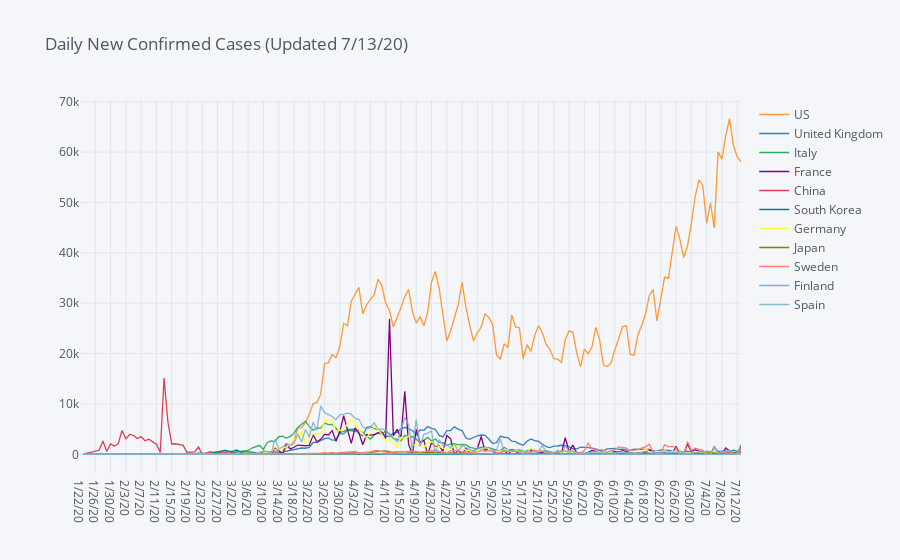

Write notebook code for a chart like this one.
### Markdown cell above
### Plot daily case loads

### Code cell
# plot line graph of country by new daily confirmed cases
country_daily.xs('Confirmed', axis=1, level=1).iplot(yaxis_type='linear', title='Daily New Confirmed Cases (Updated {})'.format(by_country.index.tolist()[-1]))

### Figure 1 — Plotly figure (JSON) as saved in the notebook; plotly's stock layout.template omitted (floating-point values rounded to 4 significant figures; data arrays with more than 128 entries replaced by an {"elided": "..."} marker saying what was removed)
{"data": [{"line": {"color": "rgba(255, 153, 51, 1.0)", "dash": "solid", "shape": "linear", "width": 1.3}, "mode": "lines", "name": "US", "text": "", "type": "scatter", "x": {"elided": "174 str values"}, "y": {"elided": "174 mixed values"}}, {"line": {"color": "rgba(55, 128, 191, 1.0)", "dash": "solid", "shape": "linear", "width": 1.3}, "mode": "lines", "name": "United Kingdom", "text": "", "type": "scatter", "x": {"elided": "174 str values"}, "y": {"elided": "174 mixed values"}}, {"line": {"color": "rgba(50, 171, 96, 1.0)", "dash": "solid", "shape": "linear", "width": 1.3}, "mode": "lines", "name": "Italy", "text": "", "type": "scatter", "x": {"elided": "174 str values"}, "y": {"elided": "174 mixed values"}}, {"line": {"color": "rgba(128, 0, 128, 1.0)", "dash": "solid", "shape": "linear", "width": 1.3}, "mode": "lines", "name": "France", "text": "", "type": "scatter", "x": {"elided": "174 str values"}, "y": {"elided": "174 mixed values"}}, {"line": {"color": "rgba(219, 64, 82, 1.0)", "dash": "solid", "shape": "linear", "width": 1.3}, "mode": "lines", "name": "China", "text": "", "type": "scatter", "x": {"elided": "174 str values"}, "y": {"elided": "174 mixed values"}}, {"line": {"color": "rgba(0, 128, 128, 1.0)", "dash": "solid", "shape": "linear", "width": 1.3}, "mode": "lines", "name": "South Korea", "text": "", "type": "scatter", "x": {"elided": "174 str values"}, "y": {"elided": "174 mixed values"}}, {"line": {"color": "rgba(255, 255, 51, 1.0)", "dash": "solid", "shape": "linear", "width": 1.3}, "mode": "lines", "name": "Germany", "text": "", "type": "scatter", "x": {"elided": "174 str values"}, "y": {"elided": "174 mixed values"}}, {"line": {"color": "rgba(128, 128, 0, 1.0)", "dash": "solid", "shape": "linear", "width": 1.3}, "mode": "lines", "name": "Japan", "text": "", "type": "scatter", "x": {"elided": "174 str values"}, "y": {"elided": "174 mixed values"}}, {"line": {"color": "rgba(251, 128, 114, 1.0)", "dash": "solid", "shape": "linear", "width": 1.3}, "mode": "lines", "name": "Sweden", "text": "", "type": "scatter", "x": {"elided": "174 str values"}, "y": {"elided": "174 mixed values"}}, {"line": {"color": "rgba(128, 177, 211, 1.0)", "dash": "solid", "shape": "linear", "width": 1.3}, "mode": "lines", "name": "Finland", "text": "", "type": "scatter", "x": {"elided": "174 str values"}, "y": {"elided": "174 mixed values"}}, {"line": {"color": "rgba(128, 177, 211, 0.8999999999999999)", "dash": "solid", "shape": "linear", "width": 1.3}, "mode": "lines", "name": "Spain", "text": "", "type": "scatter", "x": {"elided": "174 str values"}, "y": {"elided": "174 mixed values"}}], "layout": {"legend": {"bgcolor": "#F5F6F9", "font": {"color": "#4D5663"}}, "paper_bgcolor": "#F5F6F9", "plot_bgcolor": "#F5F6F9", "title": {"font": {"color": "#4D5663"}, "text": "Daily New Confirmed Cases (Updated 7/13/20)"}, "xaxis": {"gridcolor": "#E1E5ED", "showgrid": true, "tickfont": {"color": "#4D5663"}, "title": {"font": {"color": "#4D5663"}, "text": ""}, "zerolinecolor": "#E1E5ED"}, "yaxis": {"gridcolor": "#E1E5ED", "showgrid": true, "tickfont": {"color": "#4D5663"}, "title": {"font": {"color": "#4D5663"}, "text": ""}, "type": "linear", "zerolinecolor": "#E1E5ED"}}}
